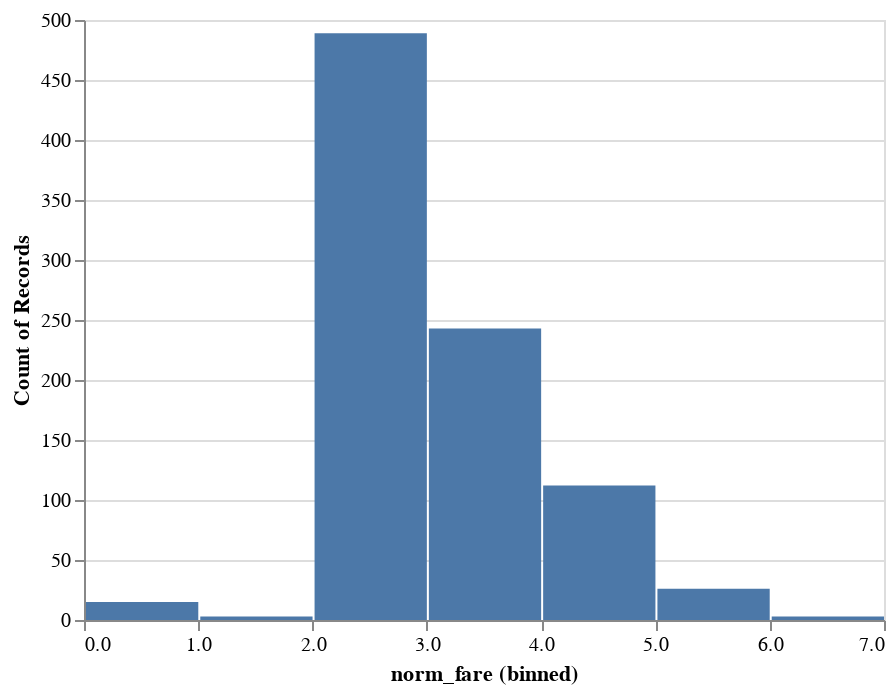

This figure's notebook cell:
### Code cell
alt.Chart(source).mark_bar().encode(
    alt.X("norm_fare:Q", bin=True),
    y='count()',
)

### Figure 1 — Vega-Lite specification as saved in the notebook (floating-point values rounded to 4 significant figures; data arrays with more than 128 entries replaced by an {"elided": "..."} marker saying what was removed)
{"config": {"view": {"continuousWidth": 400, "continuousHeight": 300}}, "data": {"name": "data-4e44b103b6b3c8ef8ada9e09817a7357"}, "mark": "bar", "encoding": {"x": {"type": "quantitative", "bin": true, "field": "norm_fare"}, "y": {"type": "quantitative", "aggregate": "count"}}, "$schema": "https://vega.github.io/schema/vega-lite/v4.8.1.json", "datasets": {"data-4e44b103b6b3c8ef8ada9e09817a7357": {"elided": "891 records"}}}
